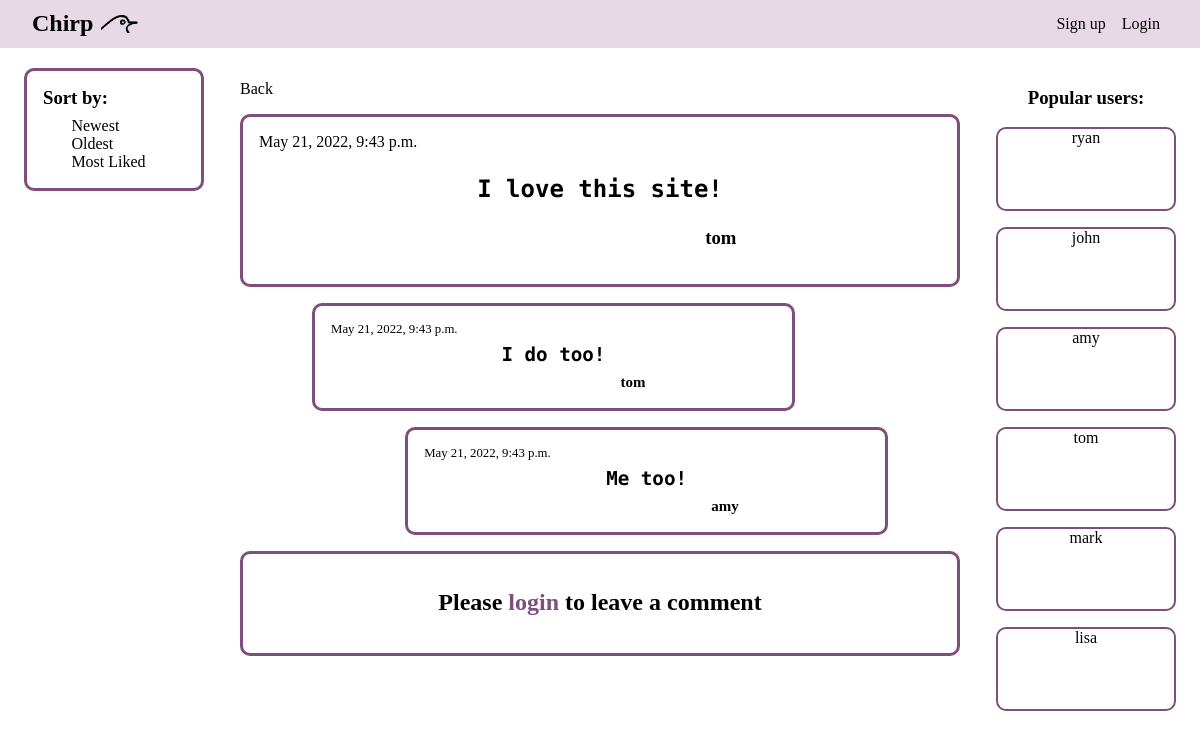
Page /orfMx on the committed database.
### ChirpApp/models.py (models this page shows, shortened)
class Post(models.Model):
    content = models.CharField(max_length=200)
    author = models.CharField(max_length=200)
    date = models.DateTimeField(auto_now=True)
    FontType = models.TextChoices("FontType", "bold old wild")
    font = models.CharField(choices=FontType.choices, max_length=4)
    slug = models.SlugField(unique=True, db_index=True)

class Comment(models.Model):
    content = models.CharField(max_length=120)
    post = models.ForeignKey(Post, on_delete=models.CASCADE, related_name="comments")
    author = models.CharField(max_length=200)
    date = models.DateTimeField(auto_now=True)

### ChirpApp/views.py (the view, shortened to what this page needs)
# urls.py: path("<slug:slug>", views.SinglePostView.as_view(), name="post-detail-page"), #/12345
class SinglePostView(View):
    def get(self, request, slug):
        post = Post.objects.get(slug=slug)
        context = {
            "post": post,
            "comment_form": CommentForm(),
            "comments": post.comments.all().order_by("id"),
            "users": User.objects.all(),
        }
        return render(request, "ChirpApp/post-detail.html", context)

### ChirpApp/templates/ChirpApp/post-detail.html (shortened to what this page needs)
{% extends 'base.html' %}
{% load static %}
{% block css_files %}
  <link rel="stylesheet" href="{% static "ChirpApp/post-detail.css" %}" />
  <link rel="stylesheet" href="{% static "ChirpApp/includes/header.css" %}" />
  <link rel="stylesheet" href="{% static "ChirpApp/includes/navigation.css" %}" />
  <link rel="stylesheet" href="{% static "ChirpApp/includes/decoration.css" %}" />
  <link rel="stylesheet" href="{% static "ChirpApp/includes/post.css" %}" />
{% endblock %}
{% block content %}
  {% include "ChirpApp/includes/header.html" %}
  {% include "ChirpApp/includes/navigation.html" %}
  {% include "ChirpApp/includes/decoration.html" %}
  <main>
    <a href="{% url 'home' %}">Back</a>
    <section id="main-post">
      <span>{{ post.date }}</span>
      <h2 class="{{ post.font }}">{{ post.content|linebreaks }}</h2>
      <h3>{{ post.author }}</h3>
    </section>
    <div class="comments" id="comments">
      {% for comment in comments %}
        <section class="comment">
          <p>{{ comment.date }}</p>
          <h2 class="{{ post.font }}">{{ comment.content|linebreaks }}</h2>
          <h3>{{ comment.author }}</h3>
        </section>
      {% endfor %}
    </div>
    <section class="commentform" id="comment-form">
      {% if user.is_authenticated %}
        <h2>Leave a reply</h2>
        <form action="{% url "post-detail-page" post.slug %}" method="POST">
          {% csrf_token %}
          {% for form_field in comment_form %}
            <div class="form-control {% if form_field.errors %}invalid{% endif %}">
              {{ form_field.label_tag }}
              {{ form_field }}
              {{ form_field.errors }}
            </div>
          {% endfor %}
          <button>Chirp</button>
        </form>
      {% else %}
        <h2>Please <a href="{% url 'login' %}" id="h2login">login</a> to leave a comment</h2>
      {% endif %}
    </section>
    <div class="spacer"></div>
  </main>
{% endblock %}

### ChirpApp/templates/ChirpApp/includes/decoration.html
<div class="decor">
  <h3>Popular users:</h3>
  <ul>
    {% for user in users %}
    <li>
      {{ user.username }}
    </li>
    {% endfor %}
  </ul>
</div>

### ChirpApp/static/ChirpApp/post-detail.css (style rules this page uses)
a { text-decoration: none; color: black; }
ul { list-style: none; margin: 0; padding: 0; }
main { width: 60%; margin: 3rem auto auto; padding-top: 2rem; }
section { border: 3px solid #7E4E7C; border-radius: 10px; margin: 1rem auto; padding: 1rem; }
section h2 { text-align: center; }
section h3 { text-align: end; margin-right: 30%; }
div.comments { width: 80%; margin: auto; }
section.comment { font-size: 80%; width: 80%; }
.comment { padding: .5rem; }
.comment p, .comment h2 { margin: .5rem; }
.comment h3 { margin: .5rem 30% .5rem .5rem; }
.comment:nth-child(odd) { margin-left: 0; }
.comment:nth-child(even) { margin-right: 0; }
#h2login { color: #7E4E7C; }
.spacer { height: 30rem; }

### ChirpApp/static/ChirpApp/includes/decoration.css (style rules this page uses)
.decor { height: 100%; width: 17%; position: fixed; z-index: 1; top: 3rem; right: 0; overflow-x: hidden; padding-top: 20px; }
.decor h3 { margin-right: 1.5rem; text-align: center; }
.decor ul { margin-right: 1.5rem; }
.decor li { border: 2px solid #7E4E7C; border-radius: 10px; margin: 1rem 0 0; min-height: 5rem; text-align: center; }

### ChirpApp/static/ChirpApp/includes/post.css (style rules this page uses)
.wild { font-family: 'Monoton', cursive; }

### rows in the picture
Post: date "May 21, 2022, 9:43 p.m.", content "I love this site!", author "tom"
Comment: date "May 21, 2022, 9:43 p.m.", content "I do too!", author "tom"
Comment: date "May 21, 2022, 9:43 p.m.", content "Me too!", author "amy"

### other values in the picture
{{ user.username }} "ryan"
{{ user.username }} "john"
{{ user.username }} "amy"
{{ user.username }} "tom"
{{ user.username }} "mark"
{{ user.username }} "lisa"
